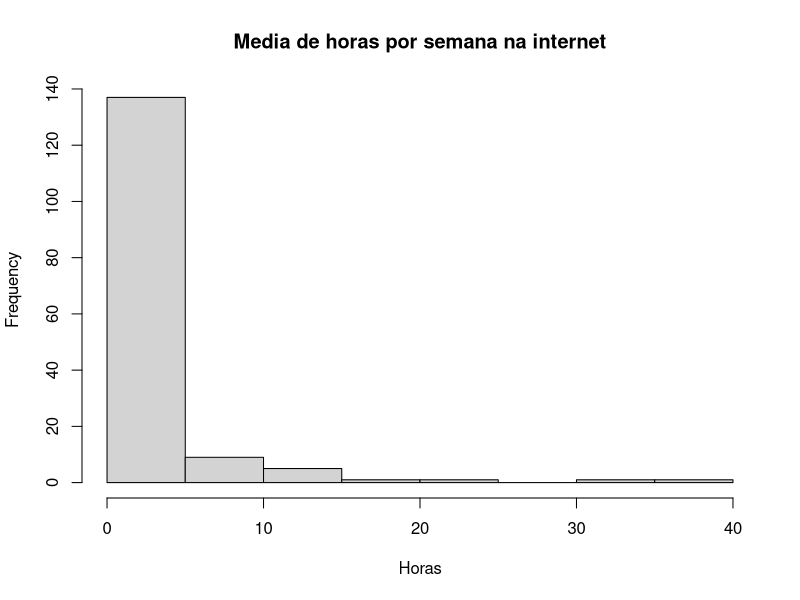
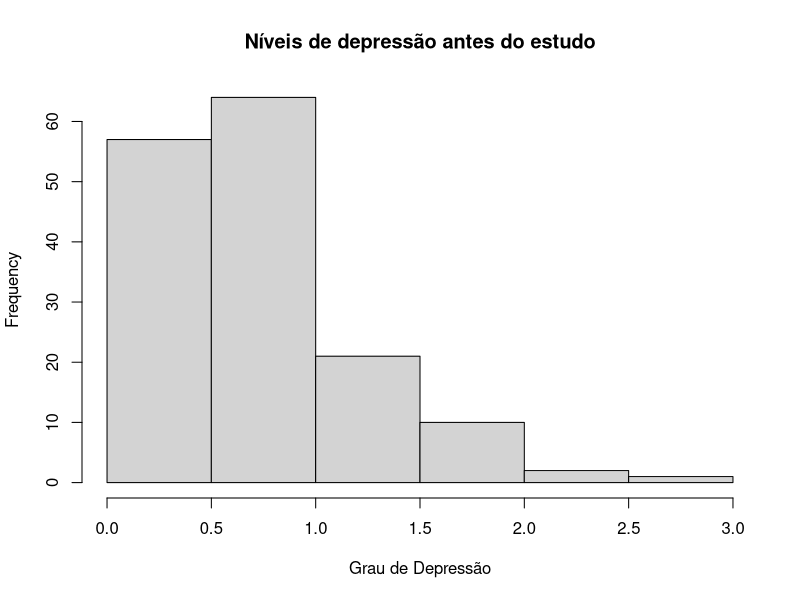
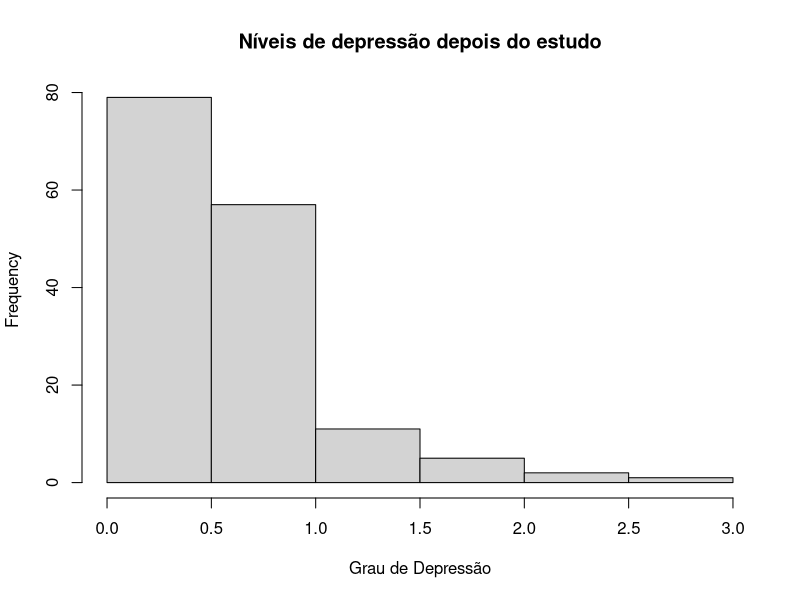
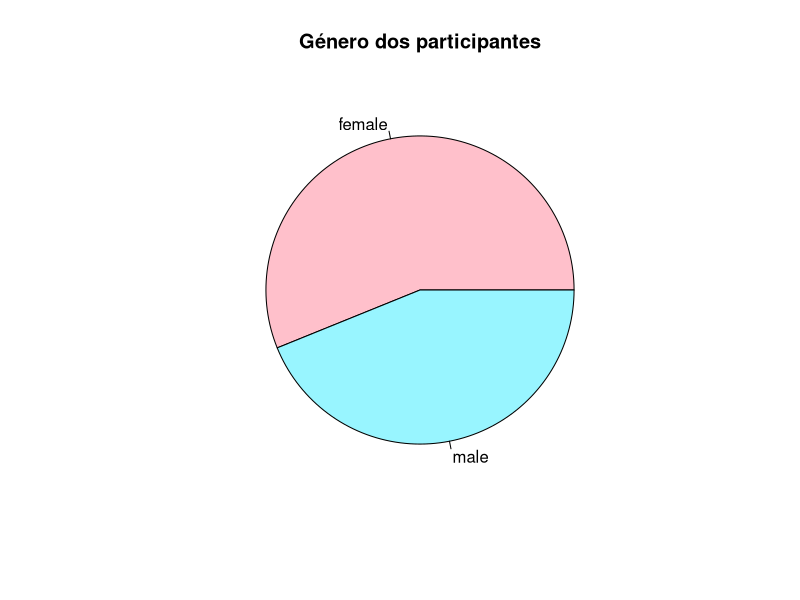
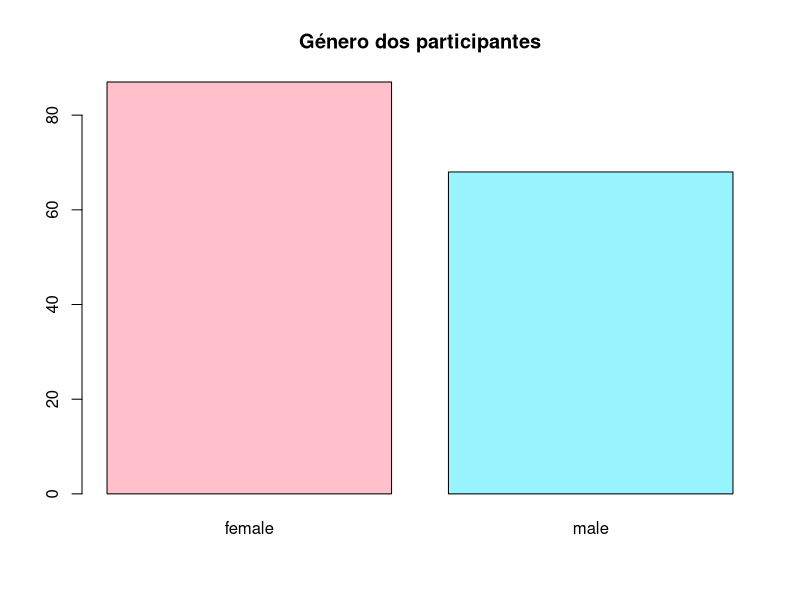
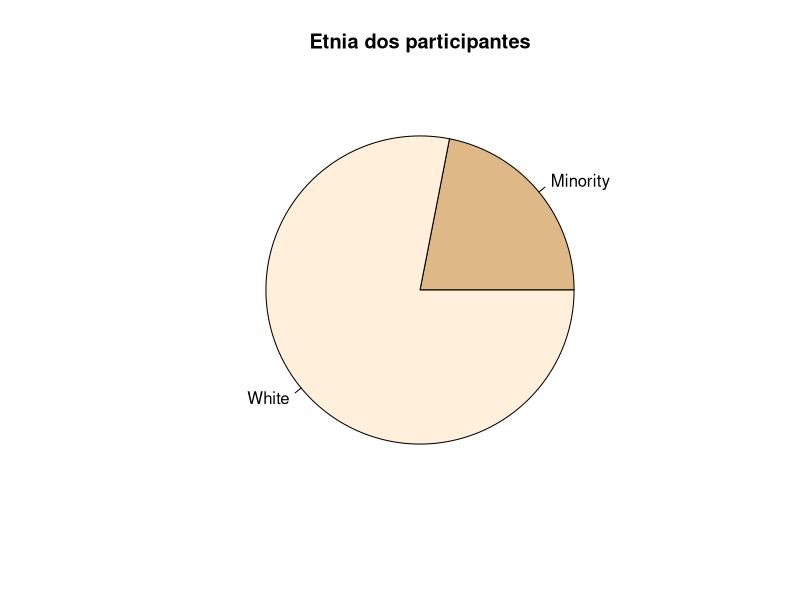
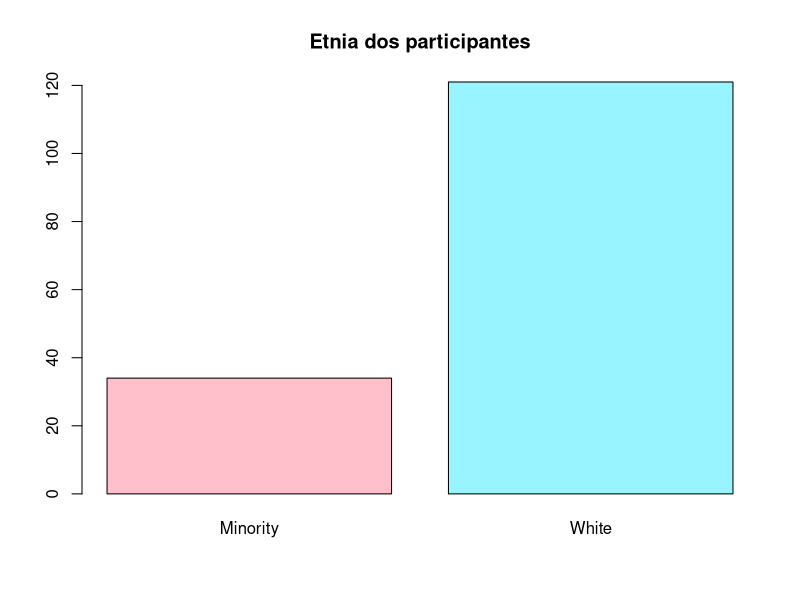
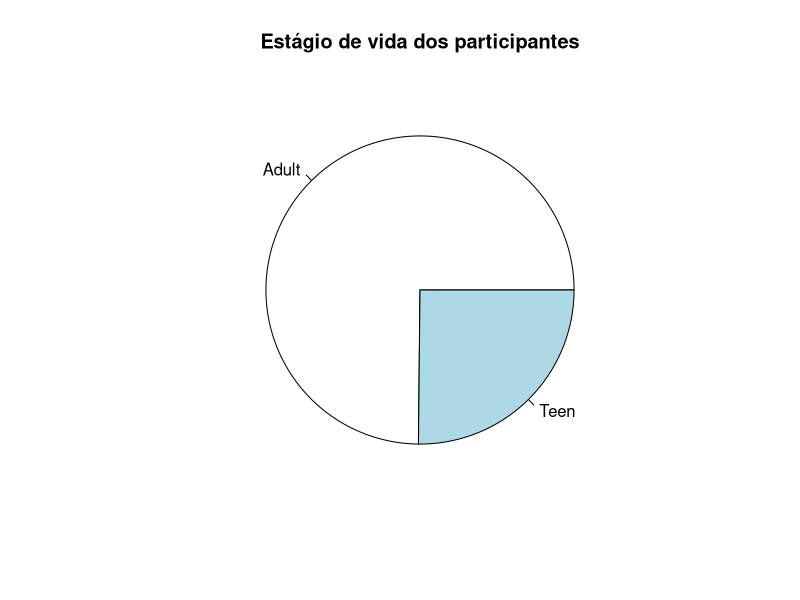

The R script that drew these images, in order: (Note: this script raises an error after producing the figures.)
## ---- chunk 1
data = read.delim("depression-and-the-internet.txt", header = TRUE)
dati= na.omit(data)
dati
## ---- chunk 2
summary(dati$Internet.use..mean.hours.per.week.)

range (dati$Internet.use..mean.hours.per.week.)

sd(dati$Internet.use..mean.hours.per.week.)
var(dati$Internet.use..mean.hours.per.week.)
fivenum((dati$Internet.use..mean.hours.per.week.))
## ---- chunk 3
hist(dati$Internet.use..mean.hours.per.week., main = "Media de horas por semana na internet",xlab = "Horas")
## ---- chunk 4
summary(dati$DepressionBefore)

range (dati$DepressionBefore)

sd(dati$DepressionBefore)
var(dati$DepressionBefore)
fivenum((dati$DepressionBefore))
## ---- chunk 5
hist(dati$DepressionBefore, main = "Níveis de depressão antes do estudo",xlab = "Grau de Depressão")
## ---- chunk 6
summary(dati$DepressionAfter)

range (dati$DepressionAfter)

sd(dati$DepressionAfter)
var(dati$DepressionAfter)
fivenum((dati$DepressionAfter))
## ---- chunk 7
hist(dati$DepressionAfter, main = "Níveis de depressão depois do estudo",xlab = "Grau de Depressão")
## ---- chunk 8
gender = table(dati$Gender)
gender
## ---- chunk 9
pie(gender, labels = names(gender),col=c("pink","cadetblue1"), main = "Género dos participantes")
## ---- chunk 10
barplot(gender, col = c("pink","cadetblue1"), main = "Género dos participantes" )
## ---- chunk 11
Etnia = table(dati$Race..white...1..minority...0.)
names(Etnia) = c("Minority","White")
Etnia

## ---- chunk 12
pie(Etnia,col=c("burlywood","antiquewhite1"), main = "Etnia dos participantes")

## ---- chunk 13
barplot(Etnia, col = c("pink","cadetblue1"), main = "Etnia dos participantes" )
## ---- chunk 14
age = table(dati$Age)
age
## ---- chunk 15
pie(age, main = "Estágio de vida dos participantes")
## ---- chunk 16
barplot(age, main = "Estágio de vida dos participantes" )
## ---- chunk 17
summary(dati$Household.income...000.)

range (dati$Household.income...000.)

sd(dati$Household.income...000.)
var(dati$Household.income...000.)
fivenum((dati$Household.income...000.))
## ---- chunk 18
hist(dati$Household.income...000., main = "Salário Anual do Agregado dos Participantes",xlab = "Salário (em milhares)")
## ---- chunk 19
sal= table(dati$Household.income...000.)
barplot(sal,main ="Salário Anual do Agregado dos Participantes", xlab="Salário (em milhares)", ylab = "Frequência", cex.names = 0.70,las= 2)
## ---- chunk 20
summary(dati$Household.size)

range (dati$Household.size)

sd(dati$Household.size)
var(dati$Household.size)
fivenum((dati$Household.size))
## ---- chunk 21
agr= table(dati$Household.size)
barplot(agr,main ="Tamanho do Agregado Familiar dos Participantes", xlab="Número de pessoas do agregado", ylab = "Frequência", cex.names = 1,las= 2)
## ---- chunk 22
db = dati$DepressionBefore
## ---- chunk 23
model1b = lm (db~dati$Gender)
model1b
summary(model1b)
plot(model1b)
## ---- chunk 24
model2b =lm(db~dati$Race..white...1..minority...0.)
model2b
summary(model2b)
plot(model2b)
## ---- chunk 25
model3b = lm(db~dati$Age)
model3b
summary(model3b)
plot(model3b)
## ---- chunk 26
model4b=lm(db~dati$Household.income...000.)
model4b
summary(model4b)
plot(model4b)

## ---- chunk 27
model5b=lm(db~dati$Household.size)
model5b
summary(model5b)
plot(model5b)
## ---- chunk 28
da=dati$DepressionAfter
## ---- chunk 29
model=lm(dati$Internet.use..mean.hours.per.week.~dati$DepressionAfter)
model
summary(model)
plot(model)
## ---- chunk 30
modelab = lm(da~db)
modelab
summary(modelab)
plot(modelab)

## ---- chunk 31
model21 = lm(da~dati$Internet.use..mean.hours.per.week.+dati$Gender)
model21
summary (model21)
plot(model21)
## ---- chunk 32
model22 = lm (da~dati$Internet.use..mean.hours.per.week.+dati$Race..white...1..minority...0.) 
model22
summary(model22)
plot(model22)
## ---- chunk 33
model23 = lm(da~dati$Internet.use..mean.hours.per.week.+dati$Age)
model23
summary(model23)
plot(model23)
## ---- chunk 34
model24 = lm(da~dati$Internet.use..mean.hours.per.week.+dati$Household.income...000.)
model24
summary(model24)
plot(model24)
## ---- chunk 35
model25 = lm (da~dati$Internet.use..mean.hours.per.week.+dati$Household.size)
model25
summary(model25)
plot(model25)
## ---- chunk 36
model26 = lm (da~dati$Gender+dati$Age)
model26
summary(model26)
plot(model26)

interaction.plot(dati$Age,dati$Gender,da)
## ---- chunk 37
model27=lm(da~dati$Gender+dati$Race..white...1..minority...0.)
model27
summary(model27)
plot(model27)

interaction.plot(dati$Race..white...1..minority...0.,dati$Gender,da)
## ---- chunk 38
model28 =lm(da ~dati$Age+dati$Race..white...1..minority...0.)
model28
summary(model28)
plot(model28)
interaction.plot(dati$Age,dati$Race..white...1..minority...0.,da)
## ---- chunk 39
model26 = lm (db~dati$Gender+dati$Age)
model26
summary(model26)
plot(model26)

interaction.plot(dati$Age,dati$Gender,db)
## ---- chunk 40
model27=lm(db~dati$Gender+dati$Race..white...1..minority...0.)
model27
summary(model27)
plot(model27)

interaction.plot(dati$Race..white...1..minority...0.,dati$Gender,db)
## ---- chunk 41
model28 =lm(db ~dati$Age+dati$Race..white...1..minority...0.)
model28
summary(model28)
plot(model28)
interaction.plot(dati$Age,dati$Race..white...1..minority...0.,db)
## ---- chunk 42
model_final = lm (da~dati$Internet.use..mean.hours.per.week.+dati$Gender+dati$Race..white...1..minority...0.+dati$Age+dati$Household.income...000.+dati$Household.size)
model_final
summary(model_final)

plot(model_final)
## ---- chunk 43
depression.and.the.internet[depression.and.the.internet=="female"] <- 1.0
depression.and.the.internet[depression.and.the.internet=="male"] <-0.0

depression.and.the.internet[depression.and.the.internet=="Adult"] <- 1.0
depression.and.the.internet[depression.and.the.internet=="Teen"] <- 0.0

DATI <- transform(dati, Age=as.numeric(Age),
               Gender = as.numeric(Gender))
## ---- chunk 44
library(corrplot)

subc<-subset(DATI)
M<-cor(subc, use="complete.obs")
corrplot(M, order = "AOE", tl.cex = 0.75 )
corrplot(M, order = "AOE",method = 'number',tl.cex = 0.75)
